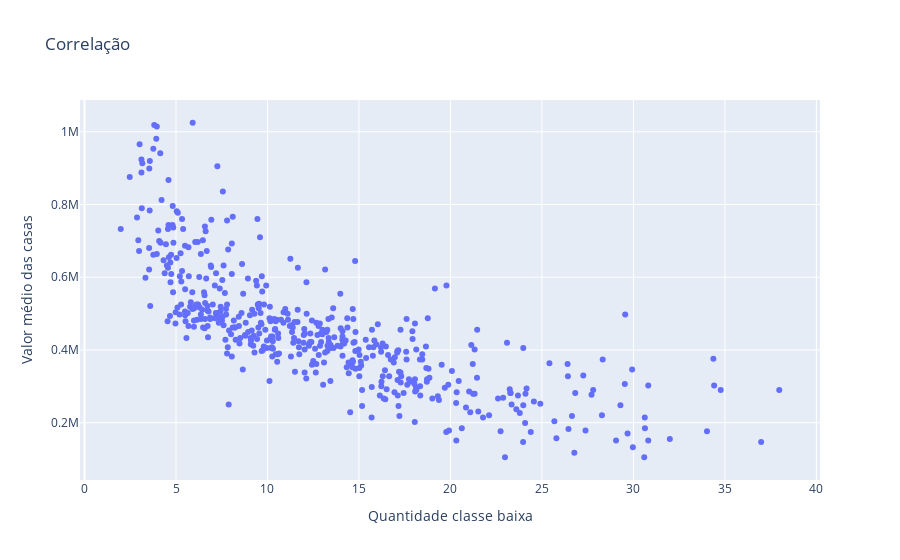

The notebook cell saved with this chart:
### Code cell
fig2 = px.scatter(x=df.LSTAT,y=df.MEDV,title='Correlação')
fig2.update_yaxes(title_text='Valor médio das casas')
fig2.update_xaxes(title_text='Quantidade classe baixa')
fig2.show()

### Figure 1 — Plotly figure (JSON) as saved in the notebook; plotly's stock layout.template omitted (floating-point values rounded to 4 significant figures; data arrays with more than 128 entries replaced by an {"elided": "..."} marker saying what was removed)
{"data": [{"hovertemplate": "x=%{x}<br>y=%{y}<extra></extra>", "legendgroup": "", "marker": {"color": "#636efa", "symbol": "circle"}, "mode": "markers", "name": "", "orientation": "v", "showlegend": false, "type": "scatter", "x": {"elided": "489 float values"}, "xaxis": "x", "y": {"elided": "489 int values"}, "yaxis": "y"}], "layout": {"legend": {"tracegroupgap": 0}, "title": {"text": "Correlação"}, "xaxis": {"anchor": "y", "domain": [0, 1], "title": {"text": "Quantidade classe baixa"}}, "yaxis": {"anchor": "x", "domain": [0, 1], "title": {"text": "Valor médio das casas"}}}}
